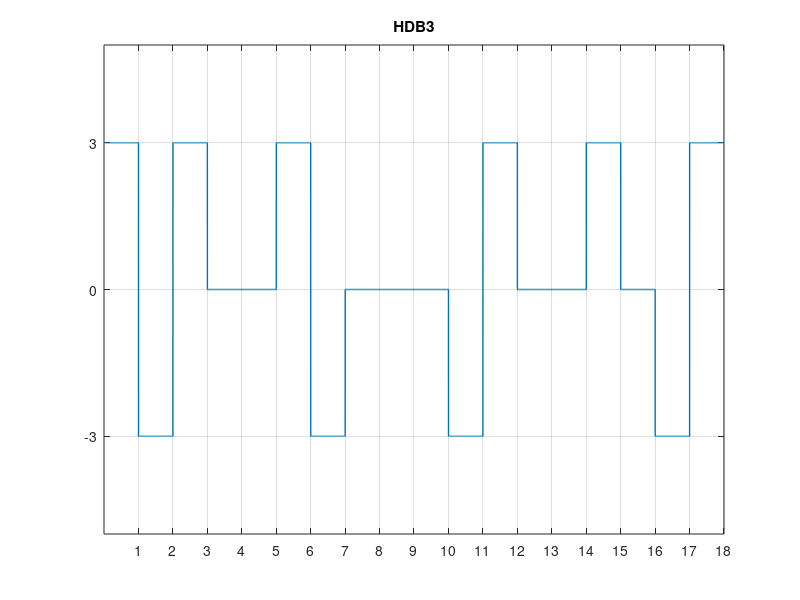

MATLAB code to generate this figure:
% University of Rajshahi
% Name : Nakul Deb Nath
% Dept : CSE
% Date : 27-11-2018

clear;
clear all;
clc;

n=[1 1 0 0 0 0 1 0 0 0 0 0 0 0 0 0 1 1];
%n = input('Enter the bit Stream : ');

v = 3;
v1 = 3;
count = 0;
countOnes = 0;
for index = 1:length(n)
  
    if n(index)==1;
        bitsArray(index) = v;
        v = -v;
        count = 0;
        countOnes = countOnes+1;
    else
        bitsArray(index) = 0;
        count = count + 1;
        if count == 4
            count = 0;
            if rem(countOnes,2) == 0
                bitsArray(index-3) = v;
                bitsArray(index-2) = 0;
                bitsArray(index-1) = 0;
                bitsArray(index) = v;
                countOnes = countOnes + 2;
                v = -v;

            else
                bitsArray(index-3) = 0;
                bitsArray(index-2) = 0;
                bitsArray(index-1) = 0;
                bitsArray(index) = -v;
                countOnes = countOnes + 1;
               % v = -v;

            end
        end
    end
end

i=1;
t = 0:0.001:length(n);
bt = 1/0.001;
for index = 1:length(t)
    if t(index) <= i;
        y(index)=bitsArray(i);
    else
        y(index) = bitsArray(i);
        i = i+1;
    end
end


plot(t,y, 'LineWidth', 1);
axis([0 length(n) -5 5]);
set(gca,'YTick', [-3 0 3])
set(gca,'XTick', 1:length(n))
title('HDB3')
hold on;
grid on;





v = 3;
v1 = -v;

for j = 1:length(y)/bt
    if v1 == y(j*bt)
        resiveBit(j) = 0;
        resiveBit(j-1) = 0;
        resiveBit(j-2) = 0;
        resiveBit(j-3) = 0;
    elseif y(j*bt) == v;
        v1 = y(j*bt);
        resiveBit(j) = 1;
    elseif y(j*bt) == -v
        resiveBit(j) = 1;
        v1 = y(j*bt);
    else
        resiveBit(j) = 0;
    end
end
display(resiveBit);
